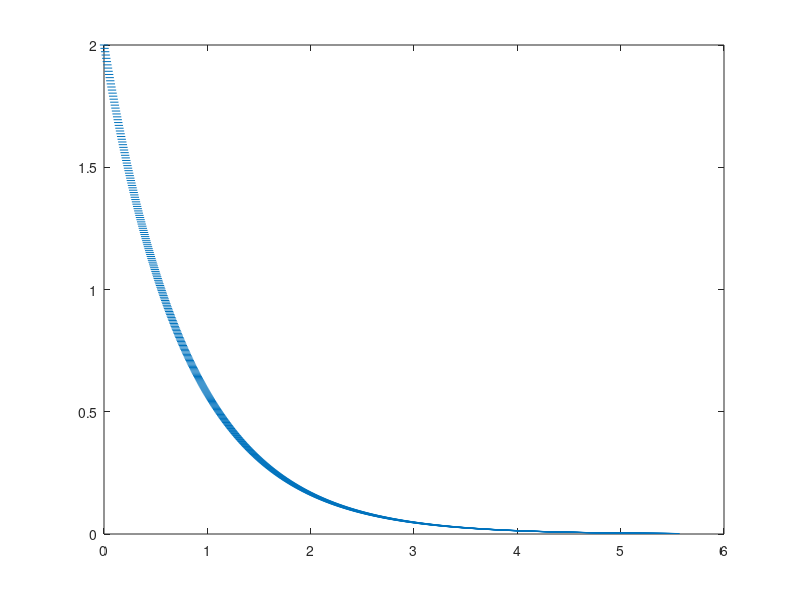

The MATLAB script that drew this image:
clear all;
clear all;
clc;

%%

rho = 1000;         % [kg/m^3]
d = 1;              % [m]
h0 = 2;             % [m]
g = 9.81;           % gravity [m/s^2]
c = 0.1;            % Valve coefficient [kg/s/Pa]

%%
% Exponential time multiplier
k = 4*c*g/d^2/pi;

% Time to reach empty water level
t_half = (pi*d^2*log(2)) / (4*c*g);

% Time 
t_empty = (pi * d^2 * log(1000)) / (4 * c * g);

h_avg = h0 / (2 * log(2));

t = linspace(0,t_empty,1001);

h = h0 * exp(-k * t);

figure(1)
plot(t,h,"_")



